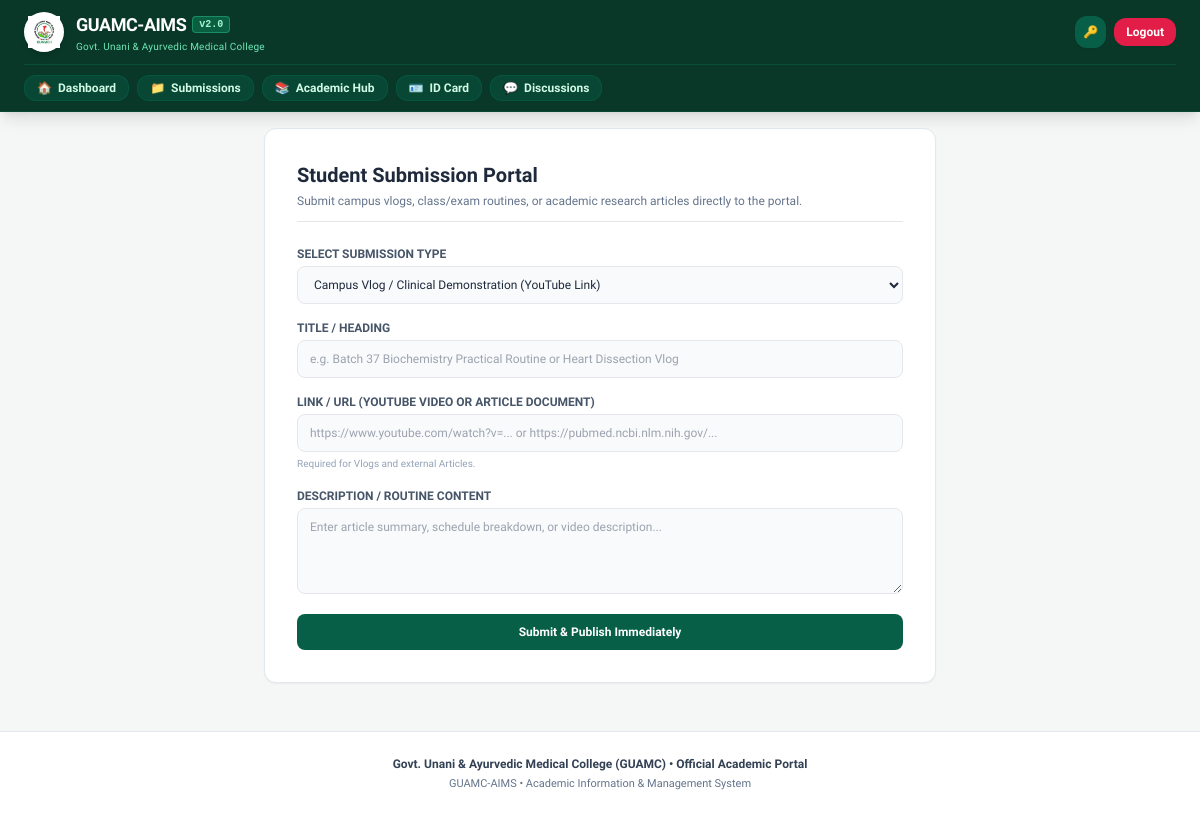
/submit-post (signed in), run on the app's committed database.
### models.py (models this page shows)
class NavigationLink(db.Model):
    __tablename__ = 'navigation_links'
    id = db.Column(db.Integer, primary_key=True)
    title = db.Column(db.String(100), nullable=False)
    endpoint_or_url = db.Column(db.String(255), nullable=False)
    icon = db.Column(db.String(50), default='🔗')
    order = db.Column(db.Integer, default=0)
    is_external = db.Column(db.Boolean, default=False)

### app.py (the view, shortened to what this page needs)
@app.route('/submit-post', methods=['GET', 'POST'])
@login_required
def submit_post():
    return render_template('submit_post.html')

### app.py (called while the page is built)
@login_manager.user_loader
def load_user(user_id):
    try:
        return Student.query.get(int(user_id))
    except Exception:
        return None

@app.context_processor
def inject_global_template_vars():
    try:
        nav_links = NavigationLink.query.order_by(NavigationLink.order.asc()).all()
        return dict(custom_nav_links=nav_links)
    except Exception:
        return dict(custom_nav_links=[])

### templates/submit_post.html (shortened to what this page needs)
{% extends 'base.html' %}
{% block content %}
<div class="max-w-2xl mx-auto">
    <div class="bg-white rounded-xl shadow-sm border border-slate-200 p-6 md:p-8 space-y-6">
        <div class="border-b pb-3">
            <h1 class="text-xl font-bold text-slate-800">Student Submission Portal</h1>
            <p class="text-xs text-slate-500 mt-1">Submit campus vlogs, class/exam routines, or academic research articles directly to the portal.</p>
        </div>
        <form method="POST" action="/submit-post" class="space-y-4 text-xs">
            <div>
                <label class="block font-bold uppercase text-slate-600 mb-1">Select Submission Type</label>
                <select name="post_type" required class="w-full px-3 py-2.5 border rounded-lg bg-slate-50 focus:ring-2 focus:ring-emerald-700 focus:outline-none text-xs">
                    <option value="vlog">Campus Vlog / Clinical Demonstration (YouTube Link)</option>
                </select>
            </div>
            <div>
                <label class="block font-bold uppercase text-slate-600 mb-1">Title / Heading</label>
                <input type="text" name="title" required placeholder="e.g. Batch 37 Biochemistry Practical Routine or Heart Dissection Vlog" class="w-full px-3 py-2.5 border rounded-lg bg-slate-50 focus:ring-2 focus:ring-emerald-700 focus:outline-none">
            </div>
            <div>
                <label class="block font-bold uppercase text-slate-600 mb-1">Link / URL (YouTube Video or Article Document)</label>
                <input type="url" name="content_url" placeholder="https://www.youtube.com/watch?v=... or https://pubmed.ncbi.nlm.nih.gov/..." class="w-full px-3 py-2.5 border rounded-lg bg-slate-50 focus:ring-2 focus:ring-emerald-700 focus:outline-none">
                <p class="text-[10px] text-slate-400 mt-1">Required for Vlogs and external Articles.</p>
            </div>
            <div>
                <label class="block font-bold uppercase text-slate-600 mb-1">Description / Routine Content</label>
                <textarea name="description" rows="4" placeholder="Enter article summary, schedule breakdown, or video description..." class="w-full px-3 py-2.5 border rounded-lg bg-slate-50 focus:ring-2 focus:ring-emerald-700 focus:outline-none"></textarea>
            </div>
            <button type="submit" class="w-full bg-emerald-800 hover:bg-emerald-900 text-white font-bold py-2.5 rounded-lg transition duration-150">
                Submit & Publish Immediately
            </button>
        </form>
    </div>
</div>
{% endblock %}

### templates/base.html (shortened to what this page needs)
<!DOCTYPE html>
<html lang="en">
<head>
    <script src="https://cdn.tailwindcss.com"></script>
</head>
<body class="bg-[#f4f7f6] min-h-screen text-slate-800 flex flex-col justify-between">
    <header class="bg-[#093829] text-white shadow-lg sticky top-0 z-50 border-b border-emerald-800/40">
        <div class="max-w-7xl mx-auto px-4 sm:px-6">
            <div class="flex items-center justify-between h-16">
                <a href="{{ url_for('dashboard') }}" class="flex items-center gap-3">
                    <div class="w-10 h-10 rounded-full bg-white flex items-center justify-center p-1 shadow-md">
                        <img src="{{ url_for('static', filename='logo.png') }}"
                             onerror="this.onerror=null; this.src='https://raw.githubusercontent.com/mdniloyhasan/guamc-portal/main/static/logo.png';"
                             alt="GUAMCH Logo"
                             class="w-full h-full object-contain">
                    </div>
                    <div>
                        <div class="flex items-center gap-1.5">
                            <h1 class="text-base sm:text-lg font-black tracking-tight leading-tight">GUAMC-AIMS</h1>
                            <span class="px-1.5 py-0.2 bg-emerald-500/30 border border-emerald-400/40 text-emerald-200 text-[10px] font-mono font-bold rounded">v2.0</span>
                        </div>
                        <p class="text-[10px] text-emerald-300 font-medium tracking-wide">Govt. Unani &amp; Ayurvedic Medical College</p>
                    </div>
                </a>
                <div class="flex items-center gap-2">
                    {% if current_user.is_authenticated %}
                        <a href="{{ url_for('change_password') }}" class="p-2 bg-emerald-800 hover:bg-emerald-700 text-amber-300 rounded-xl text-xs font-bold transition shadow-sm" title="Change Password">
                            🔑
                        </a>
                        <a href="{{ url_for('logout') }}" class="px-3 py-1.5 bg-rose-600 hover:bg-rose-700 text-white rounded-xl text-xs font-bold transition shadow-sm">
                            Logout
                        </a>
                    {% else %}
                        <a href="{{ url_for('login') }}" class="px-4 py-1.5 bg-emerald-500 hover:bg-emerald-600 text-white rounded-xl text-xs font-bold transition shadow-sm">
                            Login
                        </a>
                    {% endif %}
                </div>
            </div>
            {% if current_user.is_authenticated and current_user.email not in ['niloyxahc@gmail.com', 'moderndoctorsguamc@gmail.com'] %}
            <div class="flex items-center gap-2 overflow-x-auto py-2.5 no-scrollbar border-t border-emerald-800/60 text-xs font-bold">
                {% if custom_nav_links %}
                    {% for item in custom_nav_links %}
                        <a href="{% if item.is_external %}{{ item.endpoint_or_url }}{% else %}{{ url_for(item.endpoint_or_url) if item.endpoint_or_url in ['dashboard','id_card','submission_hub','resources','discussions'] else '#' }}{% endif %}"
                           class="px-3 py-1 rounded-xl bg-emerald-800/40 hover:bg-emerald-600 text-emerald-100 whitespace-nowrap transition flex items-center gap-1.5 border border-emerald-700/30">
                            <span>{{ item.icon }}</span> {{ item.title }}
                        </a>
                    {% endfor %}
                {% endif %}
            </div>
            {% endif %}
        </div>
    </header>
    <main class="flex-grow">
        {% block content %}{% endblock %}
    </main>
    <footer class="bg-white border-t border-slate-200 mt-12 py-6 text-center text-xs text-slate-500">
        <p class="font-bold text-slate-700">Govt. Unani &amp; Ayurvedic Medical College (GUAMC) • Official Academic Portal</p>
        <p class="mt-1 text-[11px] text-slate-500">GUAMC-AIMS • Academic Information &amp; Management System</p>
    </footer>
</body>
</html>

### templates/base.html (style rules this page uses)
body { font-family: 'Plus Jakarta Sans', sans-serif; }

### data on the page
NavigationLink: icon "🏠", title "Dashboard"
NavigationLink: icon "📁", title "Submissions"
NavigationLink: icon "📚", title "Academic Hub"
NavigationLink: icon "🪪", title "ID Card"
NavigationLink: icon "💬", title "Discussions"
